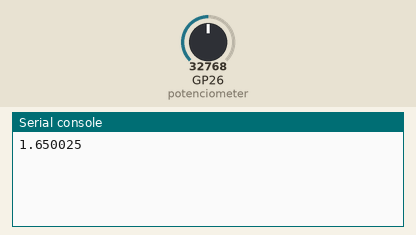
Bench run of a program on a simulated Raspberry Pi Pico running MicroPython. Parts: the last lines printed to the serial console. The test bench sets the inputs (shaded band); at power-on: GP26 (potenciometer) = 32768 (analog values on the 0–65535 scale).

Above: at 1.2 s.
1.3 s: GP26 (potenciometer) set to 45874
At 2.7 s:
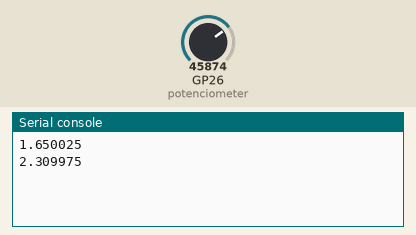
4.0 s: GP26 (potenciometer) set to 57670
At 5.4 s:
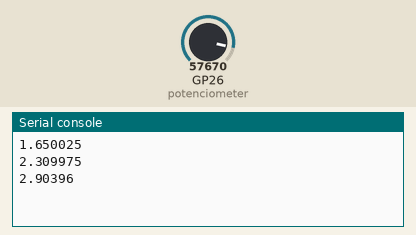
Timing chart, 0 to 7.0 s (numbered marks = the images above; inputs shaded):
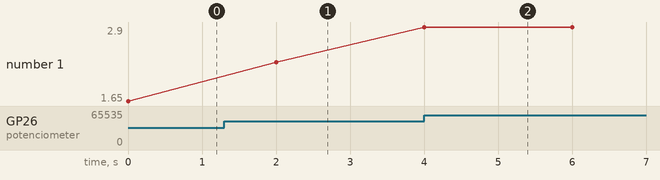

Measured:
- after the input at 1.3 s, the serial console: prints a new line after 0.70 s (image 1)
- after the input at 4.0 s, the serial console: prints a new line at once (image 2)
- plotted number 1: 1.65 → 2.31 after the input at 1.3 s, 2.31 → 2.9 after the input at 4.0 s

The program:

potenciometer.py
```python
import machine
import utime

potenciometer = machine.ADC(26)
conversion_factor = 3.3 / (65535)

while True:
    voltage = potenciometer.read_u16() * conversion_factor
    print(voltage)
    utime.sleep(2)
```
